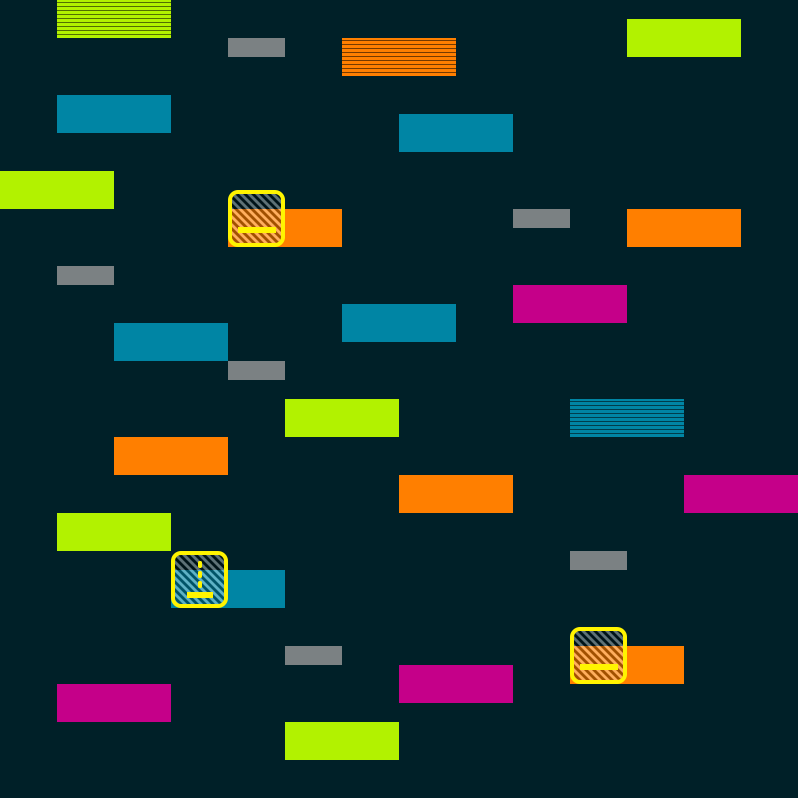

A level layout from a 2D game, rendered from its tile map. Below: a short description, then the map file with tile-grid data replaced by summaries:
An orthogonal 14x42 tile map with 57x19 px tiles, 2 tile layers (Bricks, Powerups), 3 tilesets.

<map version="1.0" orientation="orthogonal" renderorder="left-up" width="14" height="42" tilewidth="57" tileheight="19" backgroundcolor="#002028" nextobjectid="10">
 <properties>
  <property name="FinalBallSpeedPercentageIncrease" type="int" value="25" />
 </properties>
 <tileset firstgid="1" name="Bricks" tilewidth="114" tileheight="38" tilecount="18" columns="0">
  <tile id="0">
   <properties>
    <property name="HitsToDestroy" type="int" value="1" />
   </properties>
   <image width="114" height="38" source="../../../../SourceImages/Game/Brick-A1.png" />
  </tile>
  <tile id="1">
   <properties>
    <property name="HitsToDestroy" type="int" value="2" />
   </properties>
   <image width="114" height="38" source="../../../../SourceImages/Game/Brick-A2.png" />
  </tile>
  <tile id="2">
   <properties>
    <property name="HitsToDestroy" type="int" value="1" />
   </properties>
   <image width="114" height="38" source="../../../../SourceImages/Game/Brick-B1.png" />
  </tile>
  <tile id="3">
   <properties>
    <property name="HitsToDestroy" type="int" value="2" />
   </properties>
   <image width="114" height="38" source="../../../../SourceImages/Game/Brick-B2.png" />
  </tile>
  <tile id="4">
   <properties>
    <property name="HitsToDestroy" type="int" value="1" />
   </properties>
   <image width="114" height="38" source="../../../../SourceImages/Game/Brick-C1.png" />
  </tile>
  <tile id="5">
   <properties>
    <property name="HitsToDestroy" type="int" value="2" />
   </properties>
   <image width="114" height="38" source="../../../../SourceImages/Game/Brick-C2.png" />
  </tile>
  <tile id="6">
   <properties>
    <property name="HitsToDestroy" type="int" value="1" />
   </properties>
   <image width="114" height="38" source="../../../../SourceImages/Game/Brick-D1.png" />
  </tile>
  <tile id="7">
   <properties>
    <property name="HitsToDestroy" type="int" value="2" />
   </properties>
   <image width="114" height="38" source="../../../../SourceImages/Game/Brick-D2.png" />
  </tile>
  <tile id="8">
   <properties>
    <property name="HitsToDestroy" type="int" value="-1" />
   </properties>
   <image width="114" height="38" source="../../../../SourceImages/Game/Brick-E1.png" />
  </tile>
  <tile id="9">
   <properties>
    <property name="HitsToDestroy" type="int" value="1" />
   </properties>
   <image width="57" height="19" source="../../../../SourceImages/Game/SmallBrick-A1.png" />
  </tile>
  <tile id="10">
   <properties>
    <property name="HitsToDestroy" type="int" value="2" />
   </properties>
   <image width="57" height="19" source="../../../../SourceImages/Game/SmallBrick-A2.png" />
  </tile>
  <tile id="11">
   <properties>
    <property name="HitsToDestroy" type="int" value="1" />
   </properties>
   <image width="57" height="19" source="../../../../SourceImages/Game/SmallBrick-B1.png" />
  </tile>
  <tile id="12">
   <properties>
    <property name="HitsToDestroy" type="int" value="2" />
   </properties>
   <image width="57" height="19" source="../../../../SourceImages/Game/SmallBrick-B2.png" />
  </tile>
  <tile id="14">
   <properties>
    <property name="HitsToDestroy" type="int" value="1" />
   </properties>
   <image width="57" height="19" source="../../../../SourceImages/Game/SmallBrick-C1.png" />
  </tile>
  <tile id="15">
   <properties>
    <property name="HitsToDestroy" type="int" value="2" />
   </properties>
   <image width="57" height="19" source="../../../../SourceImages/Game/SmallBrick-C2.png" />
  </tile>
  <tile id="16">
   <properties>
    <property name="HitsToDestroy" type="int" value="1" />
   </properties>
   <image width="57" height="19" source="../../../../SourceImages/Game/SmallBrick-D1.png" />
  </tile>
  <tile id="17">
   <properties>
    <property name="HitsToDestroy" type="int" value="2" />
   </properties>
   <image width="57" height="19" source="../../../../SourceImages/Game/SmallBrick-D2.png" />
  </tile>
  <tile id="18">
   <properties>
    <property name="HitsToDestroy" type="int" value="-1" />
   </properties>
   <image width="57" height="19" source="../../../../SourceImages/Game/SmallBrick-E1.png" />
  </tile>
 </tileset>
 <tileset firstgid="20" name="Powerups" tilewidth="57" tileheight="57" tilecount="6" columns="0">
  <tile id="0">
   <properties>
    <property name="PowerupType" type="int" value="3" />
   </properties>
   <image width="57" height="57" source="../../../../SourceImages/Game/PowerupFireball.png" />
  </tile>
  <tile id="1">
   <properties>
    <property name="PowerupType" type="int" value="1" />
   </properties>
   <image width="57" height="57" source="../../../../SourceImages/Game/PowerupLargerPaddle.png" />
  </tile>
  <tile id="2">
   <properties>
    <property name="PowerupType" type="int" value="2" />
   </properties>
   <image width="57" height="57" source="../../../../SourceImages/Game/PowerupMultiBall.png" />
  </tile>
  <tile id="3">
   <properties>
    <property name="PowerupType" type="int" value="4" />
   </properties>
   <image width="57" height="57" source="../../../../SourceImages/Game/PowerupBullets.png" />
  </tile>
  <tile id="4">
   <properties>
    <property name="PowerupType" type="int" value="5" />
   </properties>
   <image width="57" height="57" source="../../../../SourceImages/Game/PowerupRockets.png" />
  </tile>
  <tile id="5">
   <properties>
    <property name="PowerupType" type="int" value="6" />
   </properties>
   <image width="38" height="38" source="../../../../SourceImages/Game/LifeUp.png" />
  </tile>
 </tileset>
 <tileset firstgid="24" name="Wormholes" tilewidth="114" tileheight="110" tilecount="1" columns="0">
  <tile id="1">
   <properties>
    <property name="WorkholeType" type="int" value="2" />
   </properties>
   <image width="57" height="57" source="../../../../SourceImages/Game/WormholeOut.png" />
  </tile>
 </tileset>
 <layer name="Bricks" width="14" height="42">
  <data>[588 cells, 28 non-empty, 8 distinct tile ids]</data>
 </layer>
 <layer name="Powerups" width="14" height="42">
  <data>[588 cells, 3 non-empty, 2 distinct tile ids]</data>
 </layer>
</map>
